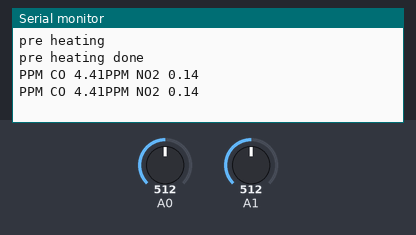
Simulated run of this sketch. Board: Arduino Zero (SAMD21). On the bench: the last lines printed to the serial monitor. The test bench sets the inputs (shaded band); at power-on: A0 = 512, A1 = 512 (analog values on the 0–1023 scale).

Above: at 1.8 s.
1.9 s: A0 set to 0
At 2.4 s:
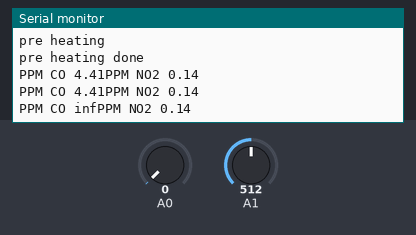
4.5 s: A1 set to 716
At 5.8 s:
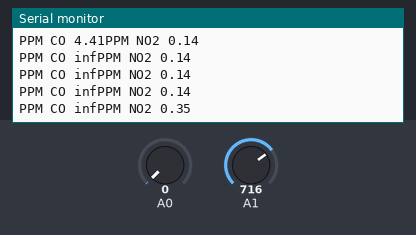
6.0 s: A0 set to 122
At 6.6 s:
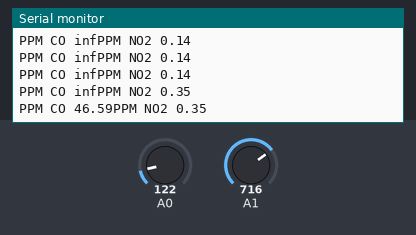
7.5 s: A1 set to 900
At 8.8 s:
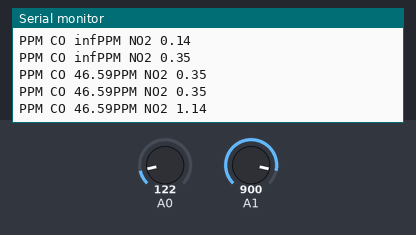
Timing chart, 0 to 10.0 s (numbered marks = the images above; inputs shaded):
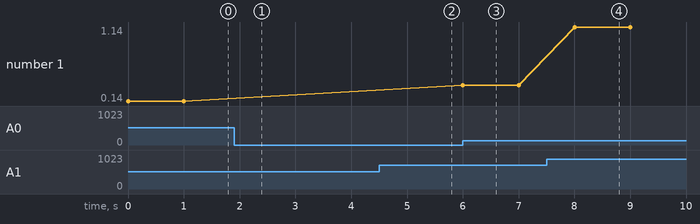

The sketch:

read_mics4514.ino
```cpp
// (licence header left out)
#define Serial SerialUSB

//analog read
int co=0;
int no2=0;

//Value voltaje
float vco=0;
float vno2=0;

//Value resistencia
float rco=0;
float rno2=0;

//Value Rs/Ro
float conCO=0;
float conNO2=0;

//cálculo de ppm
double ppmCO=0;
double ppmNO2=0;

void setup() {
  //resolution analog reads
  analogReadResolution(12);
  Serial.begin(9600);
  //pre heating
  while(!Serial)
  pinMode(9,OUTPUT);
  Serial.println("pre heating");
  digitalWrite(9, HIGH);
  //delay (30000);
  Serial.println("pre heating done");
  digitalWrite(9, LOW);
}

void loop() {

  //Get Sensor Data
  co=analogRead(A0);
  no2=analogRead(A1);
  //Convert to voltaje
  vco=(3.3*co)/4096;
  vno2=(3.3*no2)/4096;
  //Convert to resist
  rco=47000*((3.3-vco)/vco);//load resistor in red 1ohm
  rno2=((270*(3.3-vno2))/vno2);//load resistor in ox 270ohm
 //Convert to indicator concentration
  conCO= 47000/rco;
  conNO2= 270/rno2;
  //Calculo de particulas por millon
  ppmCO=(4.4138*pow(conCO,-1.178));
  ppmNO2= ((-0.0003*(conNO2*conNO2))+(0.1626*conNO2)-0.0217);
  Serial.print("PPM CO");
  Serial.print(" ");
  Serial.print(ppmCO);
  Serial.print("PPM NO2");
   Serial.print(" ");
  Serial.println(ppmNO2);

  delay(1000);
}
```

Measured:
- after the input at 1.9 s, the serial monitor: prints a new line after 0.10 s (image 1)
- after the input at 4.5 s, the serial monitor: prints a new line after 0.50 s (image 2)
- after the input at 6.0 s, the serial monitor: prints a new line at once (image 3)
- after the input at 7.5 s, the serial monitor: prints a new line after 0.50 s (image 4)
- plotted number 1: 0.35 → 1.14 after the input at 7.5 s
